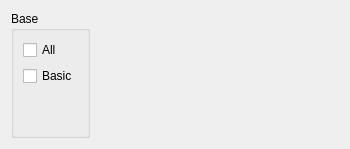
       <widget class="QWidget" name="background">
        <layout class="QHBoxLayout" name="horizontalLayout_6">
         <item>
          <widget class="QGroupBox" name="groupBox_10">
           <property name="title">
            <string>Base</string>
           </property>
           <layout class="QVBoxLayout" name="verticalLayout_10">
            <item>
             <widget class="QCheckBox" name="checkBox_786">
              <property name="text">
               <string>All</string>
              </property>
             </widget>
            </item>
            <item>
             <widget class="QCheckBox" name="checkBox_23">
              <property name="text">
               <string>Basic</string>
              </property>
             </widget>
            </item>
            <item>
             <spacer name="verticalSpacer_158">
              <property name="orientation">
               <enum>Qt::Vertical</enum>
              </property>
              <property name="sizeHint" stdset="0">
               <size>
                <width>20</width>
                <height>40</height>
               </size>
              </property>
             </spacer>
            </item>
           </layout>
          </widget>
         </item>
         <item>
          <spacer name="horizontalSpacer_8">
           <property name="orientation">
            <enum>Qt::Horizontal</enum>
           </property>
           <property name="sizeHint" stdset="0">
            <size>
             <width>249</width>
             <height>20</height>
            </size>
           </property>
          </spacer>
         </item>
        </layout>
       </widget>
